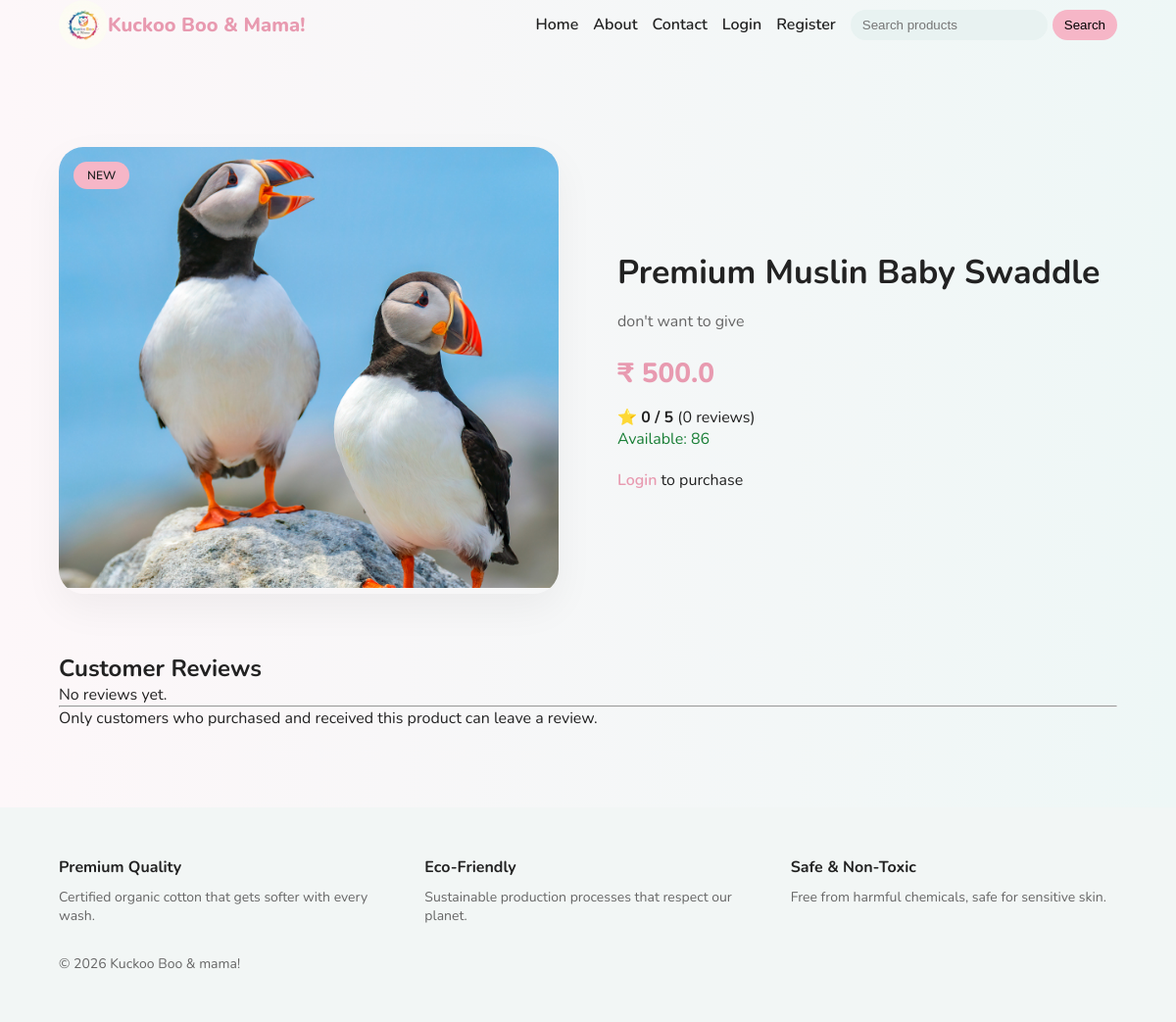
The app's page /product/2 with its own data.
### tables this page shows
CREATE TABLE products (
        id INTEGER PRIMARY KEY AUTOINCREMENT,
        name TEXT NOT NULL,
        description TEXT,
        price REAL NOT NULL,
        stock INTEGER NOT NULL,
        image TEXT,
        created_at TIMESTAMP DEFAULT CURRENT_TIMESTAMP
    , is_new INTEGER DEFAULT 0, category TEXT DEFAULT 'General');

### routes/shop.py (the view, shortened to what this page needs)
@shop_bp.route("/product/<int:product_id>")
def product_detail(product_id):
    conn = get_db_connection()
    product = conn.execute(
        "SELECT * FROM products WHERE id = ?",
        (product_id,)
    ).fetchone()
    if not product:
        conn.close()
        return "Product not found", 404
    reviews = conn.execute(
        """
        SELECT r.*, u.name as user_name
        FROM reviews r
        JOIN users u ON r.user_id = u.id
        WHERE r.product_id = ?
        ORDER BY r.id DESC
        """,
        (product_id,)
    ).fetchall()
    avg_rating_data = conn.execute(
        """
        SELECT AVG(rating) as avg_rating,
               COUNT(*) as total
        FROM reviews
        WHERE product_id = ?
        """,
        (product_id,)
    ).fetchone()
    can_review = False
    conn.close()
    avg_rating = round(avg_rating_data["avg_rating"], 1) if avg_rating_data["avg_rating"] else 0
    total_reviews = avg_rating_data["total"]
    return render_template(
        "shop/product_detail.html",
        product=product,
        reviews=reviews,
        avg_rating=avg_rating,
        total_reviews=total_reviews,
        can_review=can_review
    )

### database/db.py (called while the page is built)
def get_db_connection():
    if Config.DB_TYPE == "postgres":
        database_url = Config.DATABASE_URI
        if database_url.startswith("postgres://"):
            database_url = database_url.replace(
                "postgres://", "postgresql://", 1
            )
        conn = psycopg2.connect(database_url)
        conn.autocommit = False
        return DatabaseWrapper(conn, "postgres")
    else:
        os.makedirs(os.path.dirname(Config.DATABASE_URI), exist_ok=True)
        conn = sqlite3.connect(Config.DATABASE_URI)
        conn.row_factory = sqlite3.Row
        return DatabaseWrapper(conn, "sqlite")

    def fetchone(self):
        row = self.cursor.fetchone()
        if not row:
            return None
        if self.db_type == "sqlite":
            return dict(row)
        return row

    def fetchall(self):
        rows = self.cursor.fetchall()
        if self.db_type == "sqlite":
            return [dict(row) for row in rows]
        return rows

    def execute(self, query, params=None):
        if params is None:
            params = []
        if self.db_type == "postgres":
            query = query.replace("?", "%s")
            cursor = self.conn.cursor(
                cursor_factory=psycopg2.extras.RealDictCursor
            )
        else:
            cursor = self.conn.cursor()
        cursor.execute(query, params)
        return ResultWrapper(cursor, self.db_type)

    def close(self):
        self.conn.close()

### templates/shop/product_detail.html (shortened to what this page needs)
{% extends "base.html" %}
{% block extra_css %}
<link rel="stylesheet" href="{{ url_for('static', filename='css/product_detail.css') }}">
{% endblock %}
{% block content %}
<section class="product-detail-section">
    <div class="product-detail-grid">
        <div class="product-image-area">
            {% if product.is_new %}
                <span class="badge-new">NEW</span>
            {% endif %}
            {% if product.image %}
                <div class="image-wrapper">
                    <img
                        src="{{ url_for('static', filename='uploads/' ~ product.image) }}"
                        alt="{{ product.name }} product image"
                        title="{{ product.name }}"
                        loading="lazy"
                    >
                </div>
            {% endif %}
        </div>
        <div class="product-info-area">
            <h1 class="product-title">
                {{ product.name }}
            </h1>
            <p class="product-description">
                {{ product.description }}
            </p>
            <p class="product-price">
                ₹ {{ product.price }}
            </p>
            <div class="rating-summary">
                <strong>⭐ {{ avg_rating }} / 5</strong>
                <span>({{ total_reviews }} reviews)</span>
            </div>
            {% if product.stock > 0 %}
                <p class="in-stock">
                    Available: {{ product.stock }}
                </p>
            {% else %}
                <p class="out-of-stock">
                    Out of stock
                </p>
            {% endif %}
            {% if session.get("user_id") %}
                {% if product.stock > 0 %}
                    <form
                        method="POST"
                        action="{{ url_for('cart.add_to_cart', product_id=product.id) }}"
                    >
                        <button type="submit" class="btn-primary">
                            Add to Cart
                        </button>
                    </form>
                {% else %}
                    <button disabled class="btn-disabled">
                        Out of Stock
                    </button>
                {% endif %}
            {% else %}
                <p class="login-message">
                    <a href="{{ url_for('auth.login') }}">Login</a> to purchase
                </p>
            {% endif %}
        </div>
    </div>
</section>
<section class="review-section">
    <h2>Customer Reviews</h2>
    {% if reviews %}
        <div class="review-list">
            {% for review in reviews %}
                <div class="review-card">
                    <div class="review-header">
                        <strong>{{ review.user_name }}</strong>
                        <span>⭐ {{ review.rating }} / 5</span>
                    </div>
                    {% if review.review_text %}
                        <p class="review-text">
                            {{ review.review_text }}
                        </p>
                    {% endif %}
                    {% if review.media_type == "image" %}
                        <img
                            src="{{ url_for('static', filename='review_uploads/' ~ review.media_file) }}"
                            alt="Review image uploaded by {{ review.user_name }}"
                            class="review-media"
                            loading="lazy"
                        >
                    {% endif %}
                    {% if review.media_type == "video" %}
                        <video controls class="review-media">
                            <source
                                src="{{ url_for('static', filename='review_uploads/' ~ review.media_file) }}"
                            >
                            Your browser does not support video playback.
                        </video>
                    {% endif %}
                </div>
            {% endfor %}
        </div>
    {% else %}
        <p>No reviews yet.</p>
    {% endif %}
    <hr>
    {% if can_review %}
        <div class="add-review-box">
            <h3>Write a Review</h3>
            <form
                method="POST"
                action="{{ url_for('shop.add_review', product_id=product.id) }}"
                enctype="multipart/form-data"
            >
                <label for="rating">Rating</label><br>
                <select id="rating" name="rating" required>
                    <option value="">Select Rating</option>
                    <option value="5">5 - Excellent</option>
                    <option value="4">4 - Very Good</option>
                    <option value="3">3 - Good</option>
                    <option value="2">2 - Average</option>
                    <option value="1">1 - Poor</option>
                </select>
                <br><br>
                <label for="review_text">Your Review</label><br>
                <textarea
                    id="review_text"
                    name="review_text"
                    rows="4"
                    placeholder="Write your experience with this product"
                ></textarea>
                <br><br>
                <label for="media">Upload Image or Video (optional)</label><br>
                <input
                    type="file"
                    id="media"
                    name="media"
                    accept="image/*,video/*"
                >
                <br><br>
                <button type="submit" class="btn-primary">
                    Submit Review
                </button>
            </form>
        </div>
    {% else %}
        <p>
            Only customers who purchased and received this product can leave a review.
        </p>
    {% endif %}
</section>
{% endblock %}

### static/css/base.css (style rules this page uses)
:root { --primary: #f6b6c7; --primary-dark: #e89ab0; --bg-soft: #fdf7f9; --text-dark: #222; --text-light: #666; --radius: 20px; }
* { margin: 0; padding: 0; box-sizing: border-box; }
body { font-family: 'Nunito', sans-serif; background: linear-gradient(to right, #fdf7f9, #eef7f6); color: var(--text-dark); }

### static/css/product_detail.css (style rules this page uses)
.product-detail-section { padding: 60px 0; }
.product-detail-grid { display: grid; grid-template-columns: 1fr 1fr; gap: 60px; align-items: center; }
.product-image-area { position: relative; }
.badge-new { position: absolute; top: 15px; left: 15px; background: #f6b6c7; padding: 6px 14px; border-radius: 20px; font-size: 12px; font-weight: 600; z-index: 2; }
.image-wrapper { border-radius: 25px; overflow: hidden; box-shadow: 0 15px 40px rgba(0,0,0,0.05); }
.image-wrapper img { width: 100%; height: 450px; object-fit: cover; }
.product-title { font-size: 34px; margin-bottom: 15px; }
.product-description { color: #666; margin-bottom: 20px; line-height: 1.6; }
.product-price { font-size: 28px; font-weight: 800; color: #e89ab0; margin-bottom: 15px; }
.in-stock { color: #1a7f37; margin-bottom: 20px; }
.login-message a { color: #e89ab0; font-weight: 600; text-decoration: none; }

### records on screen
products: image (picture), name "Premium Muslin Baby Swaddle", description "don't want to give", price "500.0", stock "86"

### other values on screen
{{ avg_rating }} "0"
{{ total_reviews }} "0"
